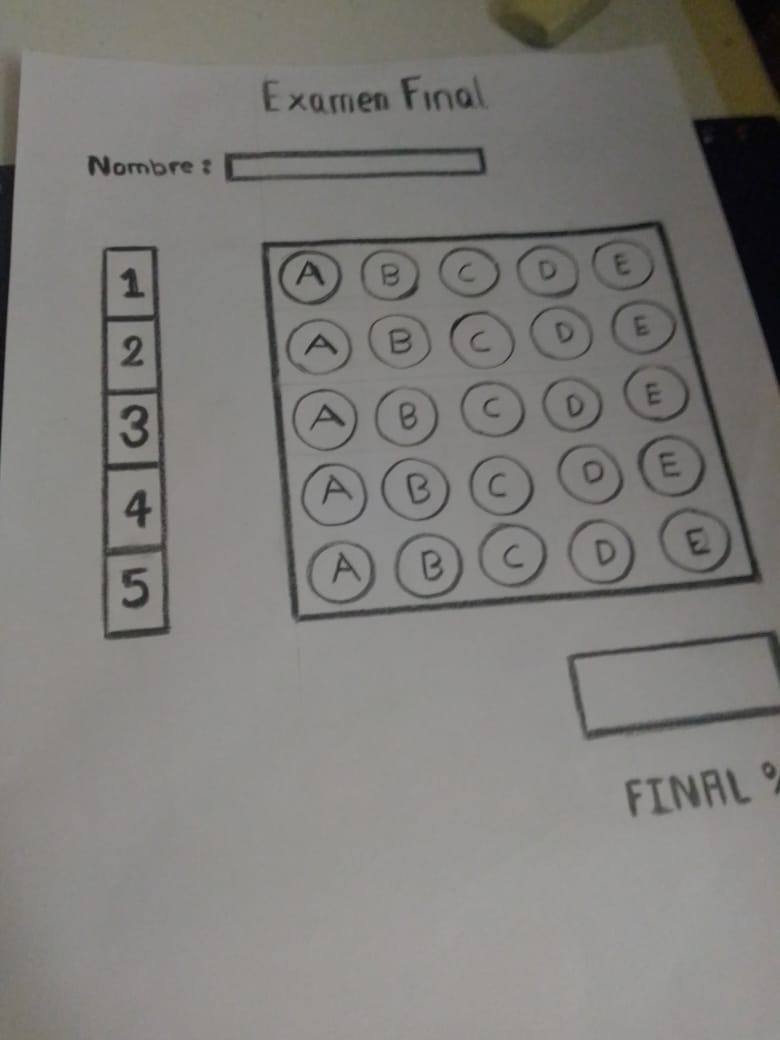
#> input picture 2.jpg, 780 x 1040 px, given in place of the camera
$ python resize.py
#> lines starting #> are read from the running program, lines starting #| are printed output that depends on the picture; after the words box and inside, x2 and y2 are one past the last pixel; in counts of white or black regions, pixels touching at a corner belong together
### utlis.py
import cv2
import numpy as np

## TO STACK ALL THE IMAGES IN ONE WINDOW
def stackImages(imgArray,scale,lables=[]):
    rows = len(imgArray)
    cols = len(imgArray[0])
    rowsAvailable = isinstance(imgArray[0], list)
    width = imgArray[0][0].shape[1]
    height = imgArray[0][0].shape[0]
    if rowsAvailable:
        for x in range ( 0, rows):
            for y in range(0, cols):
                imgArray[x][y] = cv2.resize(imgArray[x][y], (0, 0), None, scale, scale)
                if len(imgArray[x][y].shape) == 2: imgArray[x][y]= cv2.cvtColor( imgArray[x][y], cv2.COLOR_GRAY2BGR)
        imageBlank = np.zeros((height, width, 3), np.uint8)
        hor = [imageBlank]*rows
        hor_con = [imageBlank]*rows
        for x in range(0, rows):
            hor[x] = np.hstack(imgArray[x])
            hor_con[x] = np.concatenate(imgArray[x])
        ver = np.vstack(hor)
        ver_con = np.concatenate(hor)
    else:
        for x in range(0, rows):
            imgArray[x] = cv2.resize(imgArray[x], (0, 0), None, scale, scale)
            if len(imgArray[x].shape) == 2: imgArray[x] = cv2.cvtColor(imgArray[x], cv2.COLOR_GRAY2BGR)
        hor= np.hstack(imgArray)
        hor_con= np.concatenate(imgArray)
        ver = hor
    if len(lables) != 0:
        eachImgWidth= int(ver.shape[1] / cols)
        eachImgHeight = int(ver.shape[0] / rows)
        #print(eachImgHeight)
        for d in range(0, rows):
            for c in range (0,cols):
                cv2.rectangle(ver,(c*eachImgWidth,eachImgHeight*d),(c*eachImgWidth+len(lables[d][c])*13+27,30+eachImgHeight*d),(255,255,255),cv2.FILLED)
                cv2.putText(ver,lables[d][c],(eachImgWidth*c+10,eachImgHeight*d+20),cv2.FONT_HERSHEY_COMPLEX,0.7,(255,0,255),2)
    return ver

def rectContour(contours):

    rectCon = []
    max_area = 0
    for i in contours:
        area = cv2.contourArea(i)
        if area > 50:
            peri = cv2.arcLength(i, True)
            approx = cv2.approxPolyDP(i, 0.02 * peri, True)
            if len(approx) == 4:
                rectCon.append(i)
    rectCon = sorted(rectCon, key=cv2.contourArea,reverse=True)
    #print(len(rectCon))
    return rectCon

def getCornerPoints(cont):
    peri = cv2.arcLength(cont, True)
    approx = cv2.approxPolyDP(cont, 0.02 * peri, True)
    return approx

def reorder(myPoints):
    myPoints = myPoints.reshape((4,2))
    myPointsNew = np.zeros((4,1,2),np.int32)

    add = myPoints.sum(1)
    #print(myPoints)
    #print(add)
    myPointsNew[0] = myPoints[np.argmin(add)] #[0,0]
    myPointsNew[3] = myPoints[np.argmax(add)] #[w,h]
    diff = np.diff(myPoints,axis=1)
    myPointsNew[1] = myPoints[np.argmin(diff)] # [w, 0]
    myPointsNew[2] = myPoints[np.argmax(diff)] # [0, h]
    #print(diff)

    return myPointsNew

def splitBoxes(img):
    rows = np.vsplit(img,5)
    boxes = []
    for r in rows:
        cols = np.hsplit(r,5)
        for box in cols:
            boxes.append(box)
            #cv2.imshow("Split",box)
    return boxes

def showAnswer(img,myIndex,grading,ans,questions,choices):
    secW = int(img.shape[1]/questions)
    secH = int(img.shape[0]/choices)

    for x in range(0,questions):
        myAns = myIndex[x]
        cX = (myAns*secW) + secW//2
        cY = (x*secH) + secH//2

        if grading[x]==1:
            myColor = (0,255,0)
        else:
            myColor = (0,0,255)
            correctAns = ans[x]
            cv2.circle(img,((correctAns*secW)+secW//2 , (x*secH)+secH//2),20,(0,255,0),cv2.FILLED)

        cv2.circle(img,(cX,cY),50,myColor,cv2.FILLED)

    return img

### resize.py
import cv2
import numpy as np
import utlis

##################################################
path = "1.jpg"
widthimg = 700
heightimg = 700
questions = 5
choices = 5
ans = [1,2,0,1,4] #respuestas correctas

webCamFeed = True
cameraNo = 1
##################################################

cap = cv2.VideoCapture(cameraNo)
cap.set(10,150)

while True:
    if webCamFeed: success, img = cap.read()
#> img is the input picture: shape (1040, 780, 3); mean B, G, R 122.3, 125.5, 126.7
    else: img = cv2.imread(path)


    # procesando
    newimg = cv2.resize(img,(widthimg,heightimg))

    imgContours = newimg.copy()
    imgFinal = newimg.copy()
    imgBiggestContours = newimg.copy()

    imgGray = cv2.cvtColor(newimg,cv2.COLOR_BGR2GRAY)
    imgBlur = cv2.GaussianBlur(imgGray,(5,5),1)
    imgCanny = cv2.Canny(imgBlur,10,50)
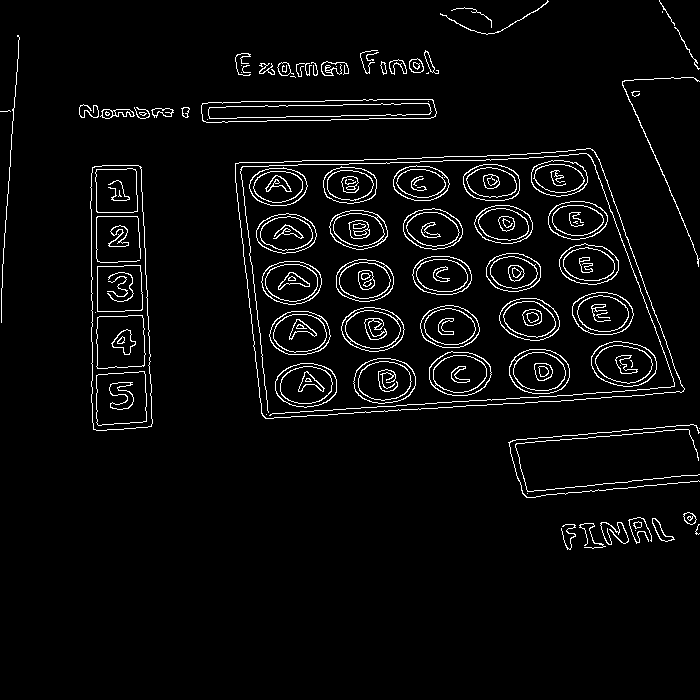
#> imgCanny: shape (700, 700); 4.1% white in thin lines or dots, all inside (x1, y1, x2, y2) = (0, 0, 700, 550)

    try:

        #Encontrar todos los contornos
        contours, hierarchy = cv2.findContours(imgCanny,cv2.RETR_EXTERNAL,cv2.CHAIN_APPROX_NONE)
#> contours = 49 contours, 30 with area under 20; largest, box (x1, y1, x2, y2) and area: (235, 148, 685, 419) 98328, (90, 165, 153, 431) 14493, (201, 99, 437, 123) 4462, (100, 109, 135, 119) 188, (652, 518, 675, 542) 168
        cv2.drawContours(imgContours,contours,-1,(0,255,0),10)
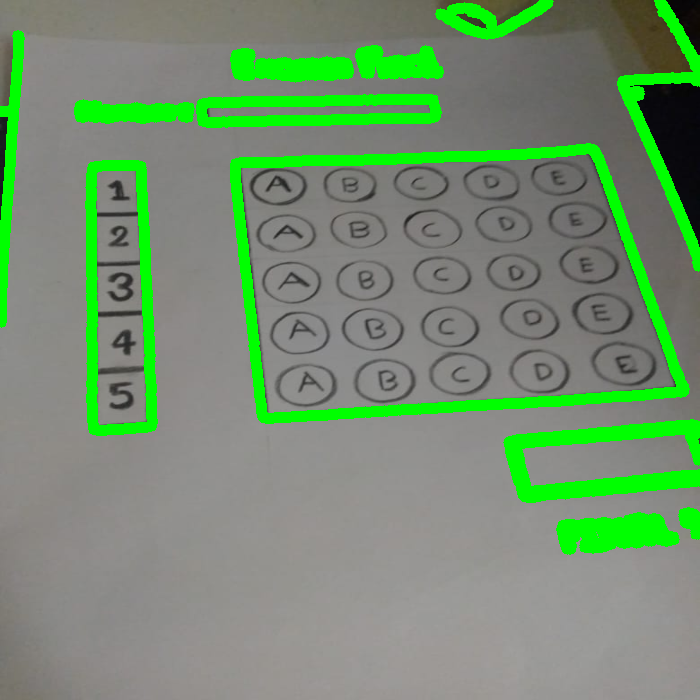
#> imgContours: shape (700, 700, 3); mean B, G, R 111.7, 143, 115.8

        #Encotrar Rectangulos
        rectCon = utlis.rectContour(contours)
#> the loop in rectContour, `for i in contours:` made 49 passes
#> (area, peri, approx) on passes 14, 15, 23, 25: (14493, 652, [[94, 166], [93, 429], [147, 427], [141, 167]]), (98328, 1345.7, [[595, 152], [235, 163], [262, 415], [683, 391]]), (4462.5, 508.2, [[436, 111], [432, 99], [201, 105], [206, 122]]), (57.5, 599.1, [[624, 80], [698, 266], [622, 82], [699, 81]])
#> after the loop in rectContour, `for i in contours:`: rectCon = 4 contours; box (x1, y1, x2, y2) and area: (235, 148, 685, 419) 98328, (90, 165, 153, 431) 14493, (201, 99, 437, 123) 4462, (622, 77, 700, 267) 58
        biggestContour = utlis.getCornerPoints(rectCon[0])
#> in getCornerPoints, `peri = cv2.arcLength(cont, True)`: peri = 1345.7
#> in getCornerPoints, `approx = cv2.approxPolyDP(cont, 0.02 * peri, True)`: approx = [[595, 152], [235, 163], [262, 415], [683, 391]]
#> biggestContour = [[595, 152], [235, 163], [262, 415], [683, 391]]
            #print(biggestContour.shape)
        gradePoints = utlis.getCornerPoints(rectCon[1]) #en nuestra imagen cojemos el rectangulo 2 del array por que es l 3ro de tamaño
#> gradePoints = [[94, 166], [93, 429], [147, 427], [141, 167]]
        #print(biggestContour)

        if biggestContour.size != 0 and gradePoints.size != 0:
            cv2.drawContours(imgBiggestContours,biggestContour,-1,(0,255,0),20)
            cv2.drawContours(imgBiggestContours,gradePoints,-1,(255,0,0),20)

            biggestContour = utlis.reorder(biggestContour)
#> in reorder, `myPoints = myPoints.reshape((4,2))`: myPoints = [[595, 152], [235, 163], [262, 415], [683, 391]]
#> in reorder, `add = myPoints.sum(1)`: add = [747, 398, 677, 1074]
#> in reorder, `diff = np.diff(myPoints,axis=1)`: diff = [-443, -72, 153, -292]
#> biggestContour = [[235, 163], [595, 152], [262, 415], [683, 391]]
            gradePoints = utlis.reorder(gradePoints)
#> gradePoints = [[94, 166], [141, 167], [93, 429], [147, 427]]

            pt1 = np.float32(biggestContour)
#> pt1 = [[235, 163], [595, 152], [262, 415], [683, 391]]
            pt2 = np.float32([[0,0],[widthimg,0],[0,heightimg],[widthimg,heightimg]])
            matrix = cv2.getPerspectiveTransform(pt1,pt2)
#> matrix = [[2.07, -0.222, -450.4], [0.111, 3.63, -617.5], [-9.12e-05, 0.000806, 1]]
            imgWarpColores = cv2.warpPerspective(newimg,matrix,(widthimg,heightimg))

            ptG1 = np.float32(gradePoints)
#> ptG1 = [[94, 166], [141, 167], [93, 429], [147, 427]]
            ptG2 = np.float32([[0,0],[325,0],[0,150],[325,150]])
            matrixG = cv2.getPerspectiveTransform(ptG1,ptG2)
#> matrixG = [[7.38, 0.0281, -698.4], [-0.0151, 0.708, -116.1], [-0.000252, 0.000616, 1]]
            imgGradeDisplay = cv2.warpPerspective(newimg,matrixG,(325,150))
            #cv2.imshow("Puntos",imgGradeDisplay)

            #Aplicamos umbral
            imgWarpGray = cv2.cvtColor(imgWarpColores,cv2.COLOR_BGR2GRAY)
            imgThresh = cv2.threshold(imgWarpGray,110,255,cv2.THRESH_BINARY_INV)[1]
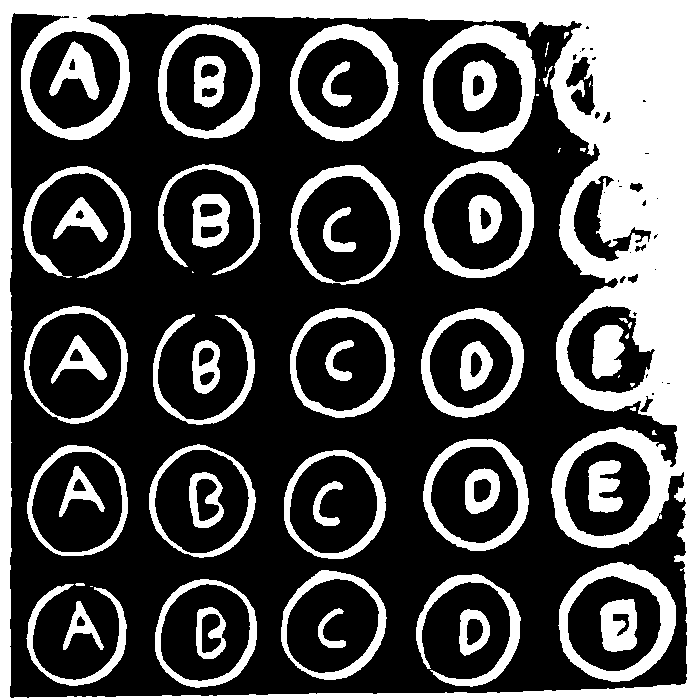
#> imgThresh: shape (700, 700); 31.8% white; 63 white regions (14 under 20 px), largest, box (x1, y1, x2, y2) and area: (0, 0, 700, 700) 81629, (423, 24, 536, 153) 5009, (558, 562, 676, 682) 4020

            boxes = utlis.splitBoxes(imgThresh)
#> in splitBoxes, `rows = np.vsplit(img,5)`: rows = 5 items
#> the loop in splitBoxes, `for r in rows:` made 5 passes
#> after the loop in splitBoxes, `for r in rows:`: boxes = 25 items
#> boxes = 25 items
            #cv2.imshow("Test",boxes[2])

            #No obtener valores de píxeles de ceros de cada cuadro
            myPixelVal = np.zeros((questions,choices))
            countC = 0
            countR = 0

            for image in boxes:
                totalPixels = cv2.countNonZero(image)
                myPixelVal[countR][countC] = totalPixels
                countC += 1
                if (countC == choices):countR += 1; countC = 0
#> this loop made 25 passes
#> totalPixels on passes 1 to 8: 8689, 6470, 6800, 9186, 18108, 4714, 3072, 3227
#> after the loop, countC = 0; countR = 5; myPixelVal = [[8689, 6470, 6800, 9186, 18108], [4714, 3072, 3227, 5322, 15302], [4260, 2628, 3154, 4296, 13074], [4167, 2888, 2639, 4189, 8909], [4397, 3474, 3707, 4193, 9079]]
            #print(myPixelVal)


            #Encontrar valores de índice de la marca
            myIndex = []
            for x in range (0,questions):
                arr = myPixelVal[x]
                #print("arr",arr)
                myIndexVal = np.where(arr == np.amax(arr))
                #print(myIndexVal)
                myIndex.append(myIndexVal[0][0])
#> this loop made 5 passes
#> after the loop, myIndex = [4, 4, 4, 4, 4]
            #print(myIndex)

            #Calificación
            grading = []
            for x in range (0,questions):
                if ans[x] == myIndex[x]:
                    grading.append(1)
                else: grading.append(0)
#> after the loop, grading = [0, 0, 0, 0, 1]
            #print (grading)
            score = (sum(grading)/questions)*100 #calificacion final en porcentaje
#> score = 20
            print(score)
#| 20.0

            # MOSTRANDO RESPUESTAS
            imgResult = imgWarpColores.copy()
            imgResult = utlis.showAnswer(imgResult,myIndex,grading,ans,questions,choices)
#> after the loop in showAnswer, `for x in range(0,questions):`:
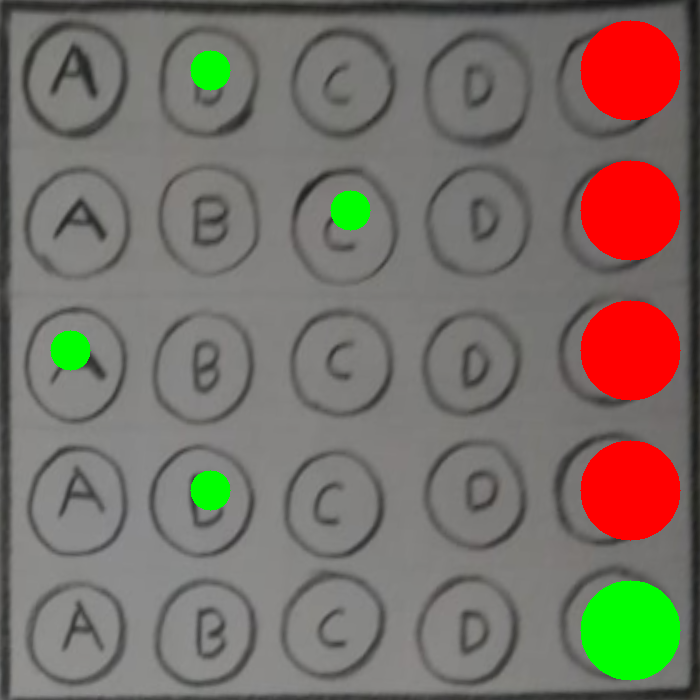
#> img: shape (700, 700, 3); mean B, G, R 103, 111.5, 121.7

            imRawDrawing = np.zeros_like(imgWarpColores)
            imRawDrawing = utlis.showAnswer(imRawDrawing,myIndex,grading,ans,questions,choices)
#> call 2 of showAnswer, with questions = 5, choices = 5
#> after the loop in showAnswer (call 2), `for x in range(0,questions):`:
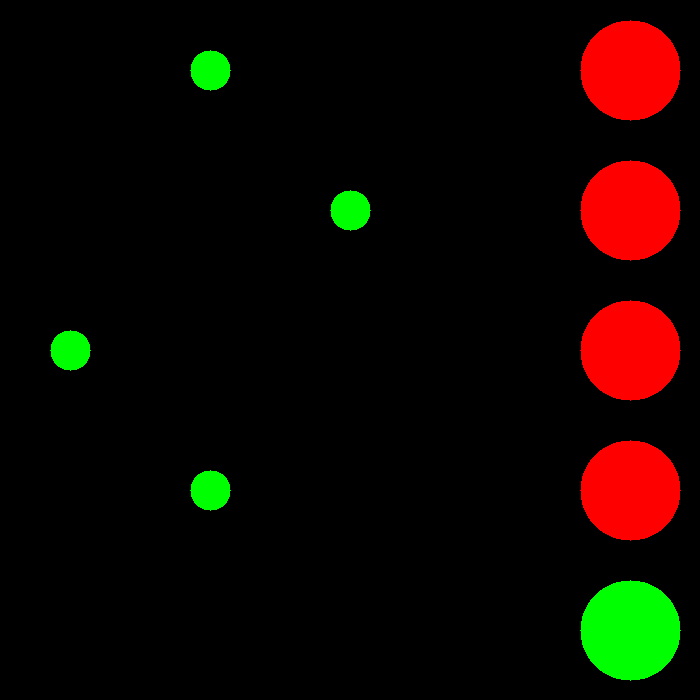
#> img: shape (700, 700, 3); mean B, G, R 0, 6.7, 16.3

            invMatrix = cv2.getPerspectiveTransform(pt2,pt1)
#> invMatrix = [[0.547, -0.0187, 235], [-0.00724, 0.269, 163], [5.57e-05, -0.000219, 1]]
            imgInvWarp = cv2.warpPerspective(imRawDrawing,invMatrix,(widthimg,heightimg))

            imgRawGrade = np.zeros_like(imgGradeDisplay)
            cv2.putText(imgRawGrade,str(int(score))+"%",(60,100),cv2.FONT_HERSHEY_SCRIPT_SIMPLEX,3,(0,255,255),10)
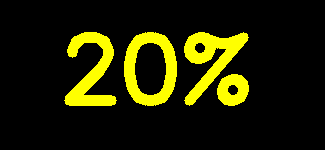
#> imgRawGrade: shape (150, 325, 3); mean of channels 0, 1, 2 0, 33, 33; drawn as B, G, R
            invMatrixG = cv2.getPerspectiveTransform(ptG2,ptG1)
#> invMatrixG = [[0.149, -0.0878, 94], [0.00849, 1.38, 166], [3.24e-05, -0.000872, 1]]
            imgInvGradeDisplay = cv2.warpPerspective(imgRawGrade,invMatrixG,(widthimg,heightimg))

            imgFinal = cv2.addWeighted(imgFinal,1,imgInvWarp,1,0)
            imgFinal = cv2.addWeighted(imgFinal,1,imgInvGradeDisplay,1,0)

        imgBlank = np.zeros_like(newimg)
        #matriz de imagenes para visualizacion
        imageArray = ([newimg,imgGray,imgBlur,imgCanny],
                    [imgContours,imgBiggestContours,imgWarpColores,imgThresh],
                    [imgResult,imRawDrawing,imgInvWarp,imgFinal])
    except:
        imgBlank = np.zeros_like(newimg)
        imageArray = ([newimg,imgGray,imgBlur,imgCanny],
                  [imgBlank,imgBlank,imgBlank,imgBlank],
                  [imgBlank,imgBlank,imgBlank,imgBlank])
    lables = [["Original","Gris","difuminado","Canny"],
            ["Contornos", "Contornos Gr","Forma","limites"],
            ["Resultado", "previo","deformación inversa", "imagen Final"]]
    imgStacked = utlis.stackImages(imageArray,0.3,lables)
#> in stackImages, `rows = len(imgArray)`: rows = 3
#> in stackImages, `cols = len(imgArray[0])`: cols = 4
#> in stackImages, `rowsAvailable = isinstance(imgArray[0], list)`: rowsAvailable = True
#> in stackImages, `hor = [imageBlank]*rows`: hor = 3 items
#> in stackImages, `eachImgWidth= int(ver.shape[1] / cols)`: eachImgWidth = 210
#> after the loop in stackImages, `for d in range(0, rows):`:
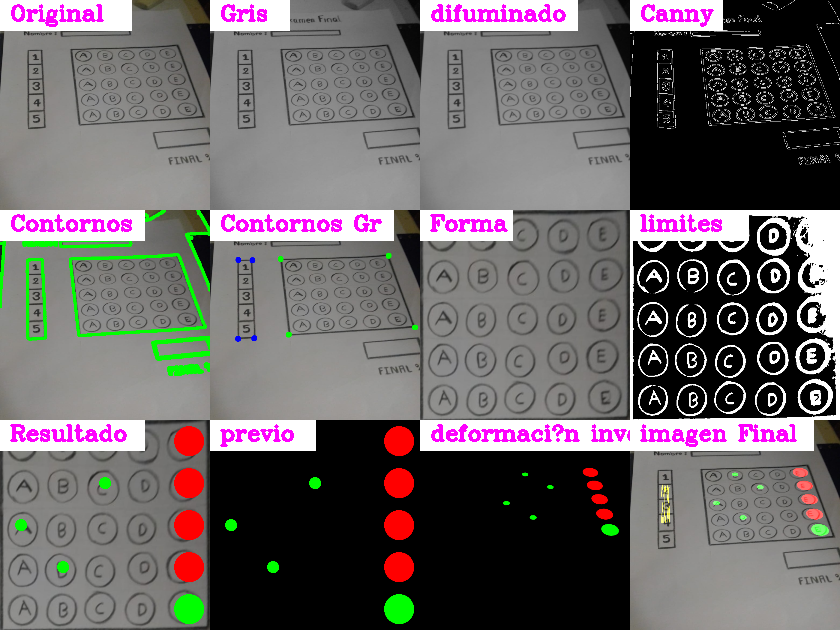
#> ver: shape (630, 840, 3); mean of channels 0, 1, 2 103, 101.9, 107.7; drawn as B, G, R

    cv2.imshow("Imagen Final Presentacion",imgFinal)
    cv2.imshow("Proyecto Final",imgStacked)
    if cv2.waitKey(1) & 0xFF == ord ('s'):
#> (key Esc is pressed here)
        cv2.imwrite("resultado_final.jpg",imgFinal)
        cv2.waitKey(300)
